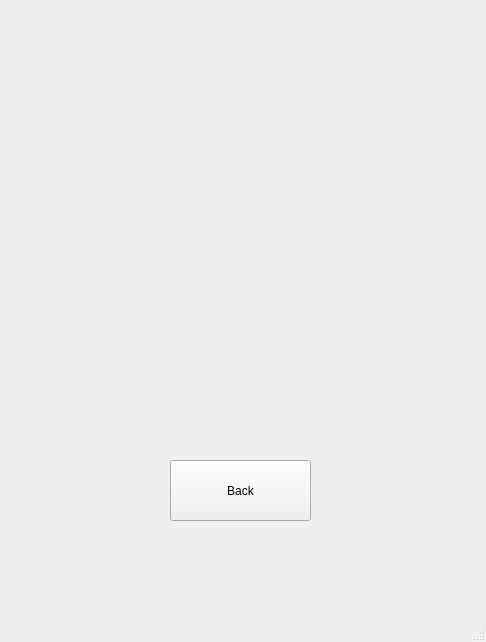
<?xml version="1.0" encoding="UTF-8"?>
<ui version="4.0">
 <class>ShowActivities</class>
 <widget class="QMainWindow" name="ShowActivities">
  <property name="geometry">
   <rect>
    <x>0</x>
    <y>0</y>
    <width>486</width>
    <height>642</height>
   </rect>
  </property>
  <property name="windowTitle">
   <string>MainWindow</string>
  </property>
  <widget class="QWidget" name="centralwidget">
   <widget class="QPushButton" name="pushButton">
    <property name="geometry">
     <rect>
      <x>170</x>
      <y>460</y>
      <width>141</width>
      <height>61</height>
     </rect>
    </property>
    <property name="text">
     <string>Back</string>
    </property>
   </widget>
  </widget>
  <widget class="QMenuBar" name="menubar">
   <property name="geometry">
    <rect>
     <x>0</x>
     <y>0</y>
     <width>486</width>
     <height>22</height>
    </rect>
   </property>
  </widget>
  <widget class="QStatusBar" name="statusbar"/>
 </widget>
 <resources/>
 <connections/>
</ui>
